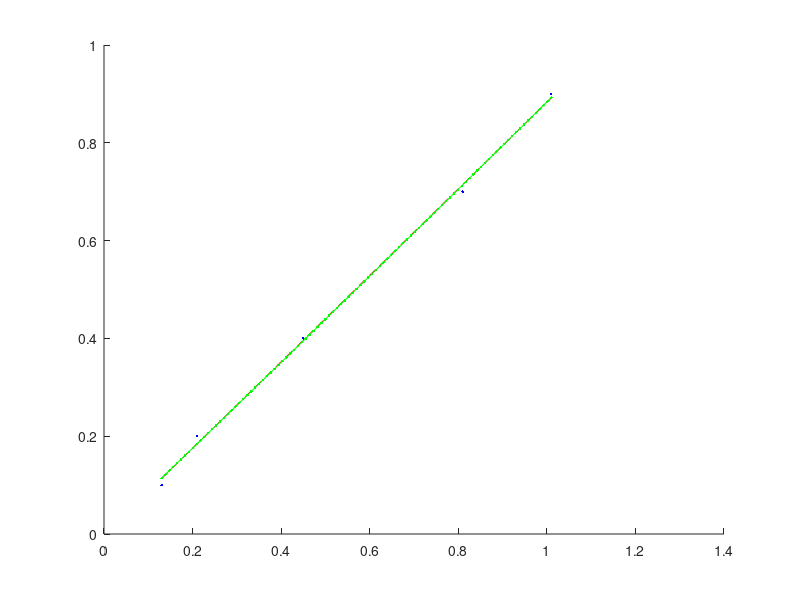

The MATLAB source for this figure: (Note: this script raises an error after producing the figure.)
%Program to determine parameters to fit a set of data
%Version 2007-10-01 D.W. Donovan
clear all;

x=[.13 .21 .45 .81 1.01]';
fx=[.1 .2 .4 .7 .9]';

g0=x.^0;
g1=x;
g2=x.^2;

al00=g0'*g0;
al01=g0'*g1;
al10=al01;
al11=g1'*g1;
al02=g0'*g2;
al20=al02;
al12=g1'*g2;
al21=al12;
al22=g2'*g2;

b0=fx'*g0;
b1=fx'*g1;
b2=fx'*g2;

Alpha1=[al00 al01;al10 al11];
B1=[b0 b1]';
A1=Alpha1\B1;
p1=A1(1)*g0+A1(2)*g1;
er1=p1-fx;
ss1=er1'*er1;

Alpha2=[al00 al01 al02; al10 al11 al12; al20 al21 al22];
B2=[b0 b1 b2]';
A2=Alpha2\B2;
p2=A2(1)*g0+A2(2)*g1+A2(3)*g2;
er2=p2-fx;
ss2=er2'*er2;

xc=[min(x):(max(x)-min(x))/100:max(x)]';
gc0=xc.^0;
gc1=xc;
gc2=xc.^2;

fxc1=A1(1)*gc0+A1(2)*gc1;
fxc2=A2(1)*gc0+A2(2)*gc1+A2(3)*gc2

t0='Parameter';
l1='a0';
l2='a1';
l3='a2';
l4='sum Sq';
t1='2-parm';
t2='3-parm';
tn='N/A';

a={t0 t1 t2;l1 A1(1) A2(1);
    l2 A1(2) A2(2); l3 tn A2(3);
    l4 ss1 ss2};
a

figure
hold on
plot(x,fx,'b.')
plot(xc,fxc1,'r--')
plot(xc,fxc2,'g.-')
legend('raw data','2-parm','3-parm',2)
legend('boxoff')
%{
a = 

    'Parameter'    '2-parm'         '3-parm'     
    'a0'           [    -0.0015]    [9.6668e-004]
    'a1'           [     0.8841]    [     0.8702]
    'a2'           'N/A'            [     0.0124]
    'sum Sq'       [7.3171e-004]    [7.2775e-004]
%}
